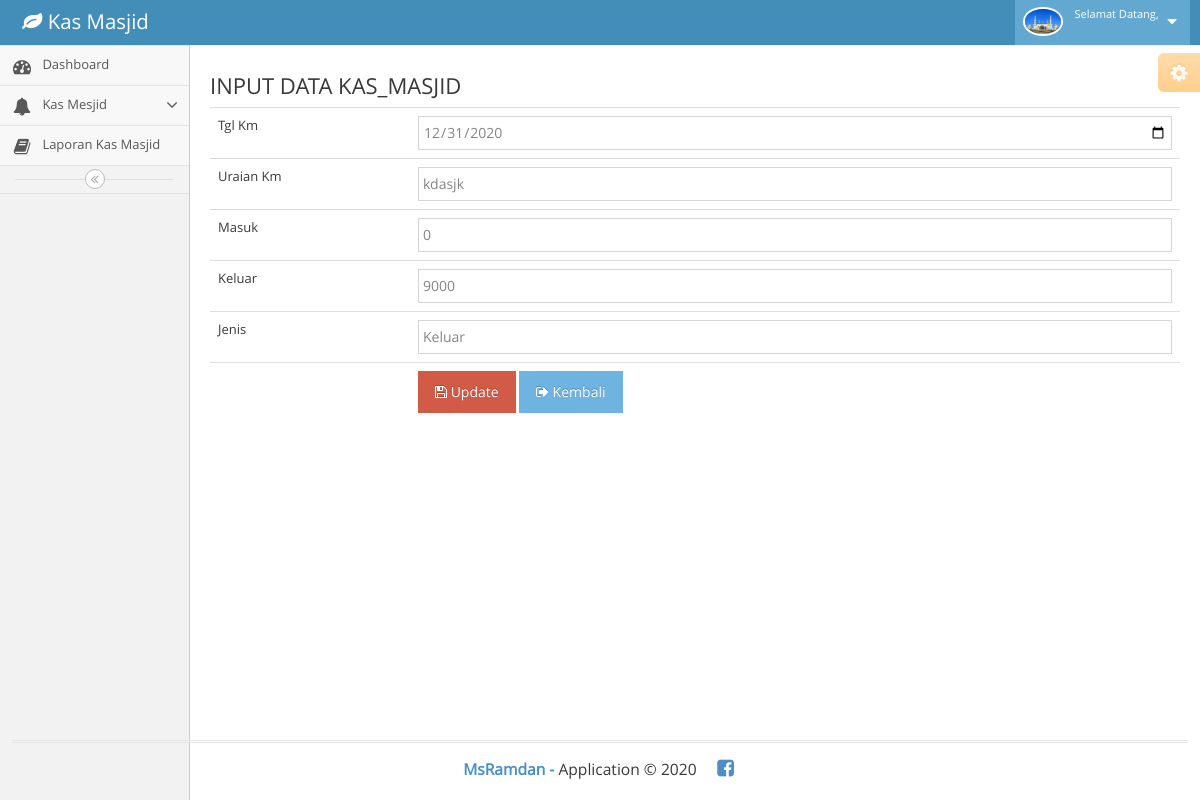
Page /rekap_kas_masjid/update/46 on the committed database.
### tables this page shows
CREATE TABLE `kas_masjid` (
  `id_km` int(11) NOT NULL,
  `tgl_km` date NOT NULL,
  `uraian_km` varchar(200) NOT NULL,
  `masuk` int(11) NOT NULL,
  `keluar` int(11) NOT NULL,
  `jenis` enum('Masuk','Keluar') NOT NULL,
  `categori_sumber_id` int(11) DEFAULT NULL,
  `categori_tujuan_id` int(11) DEFAULT NULL
);

### application/libraries/Template.php (called while the page is built)
<?php
Class Template{
    var $template_data = array();
    function set($name, $value)
    {
        $this->template_data[$name]=$value;
    }
    function load($template ='', $view ='', $view_data = array(), $return =FALSE)
    {
        $this->CI=& get_instance();
        $this->set('contents',$this->CI->load->view($view, $view_data, TRUE));
        return $this->CI->load->view($template, $this->template_data, $return);
    }
}

### application/controllers/Rekap_kas_masjid.php (called while the page is built, shortened)
<?php
class Rekap_kas_masjid extends CI_Controller
{
    public function update($id)
    {
        $row = $this->Rekap_kas_masjid_model->get_by_id($id);
        if ($row) {
            $data = array(
                'button' => 'Update',
                'action' => site_url('rekap_kas_masjid/update_action'),
		'id_km' => set_value('id_km', $row->id_km),
		'tgl_km' => set_value('tgl_km', $row->tgl_km),
		'uraian_km' => set_value('uraian_km', $row->uraian_km),
		'masuk' => set_value('masuk', $row->masuk),
		'keluar' => set_value('keluar', $row->keluar),
		'jenis' => set_value('jenis', $row->jenis),
	    );
            $this->template->load('template','rekap_kas_masjid/kas_masjid_form', $data);
        } else {
            $this->session->set_flashdata('message', 'Record Not Found');
            redirect(site_url('rekap_kas_masjid'));
        }
    }
}

### index.php (called while the page is built, shortened)
<?php
require_once BASEPATH.'core/CodeIgniter.php';

### application/models/Rekap_kas_masjid_model.php (called while the page is built, shortened)
<?php
class Rekap_kas_masjid_model extends CI_Model
{
    public $table = 'kas_masjid';
    public $id = 'id_km';
    function get_by_id($id)
    {
        $this->db->where($this->id, $id);
        return $this->db->get($this->table)->row();
    }
}

### application/views/rekap_kas_masjid/kas_masjid_form.php (the view)
<div class="content-wrapper">
    <section class="content">
        <div class="box box-warning box-solid">
            <div class="box-header with-border">
                <h3 class="box-title">INPUT DATA KAS_MASJID</h3>
            </div>
            <form action="<?php echo $action; ?>" method="post">
<table class='table table-bordered>'
	    <tr><td width='200'>Tgl Km <?php echo form_error('tgl_km') ?></td><td><input type="date" class="form-control" name="tgl_km" id="tgl_km" placeholder="Tgl Km" value="<?php echo $tgl_km; ?>" /></td></tr>
	    <tr><td width='200'>Uraian Km <?php echo form_error('uraian_km') ?></td><td><input type="text" class="form-control" name="uraian_km" id="uraian_km" placeholder="Uraian Km" value="<?php echo $uraian_km; ?>" /></td></tr>
	    <tr><td width='200'>Masuk <?php echo form_error('masuk') ?></td><td><input type="text" class="form-control" name="masuk" id="masuk" placeholder="Masuk" value="<?php echo $masuk; ?>" /></td></tr>
	    <tr><td width='200'>Keluar <?php echo form_error('keluar') ?></td><td><input type="text" class="form-control" name="keluar" id="keluar" placeholder="Keluar" value="<?php echo $keluar; ?>" /></td></tr>
	    <tr><td width='200'>Jenis <?php echo form_error('jenis') ?></td><td><input type="text" class="form-control" name="jenis" id="jenis" placeholder="Jenis" value="<?php echo $jenis; ?>" /></td></tr>
	    <tr><td></td><td><input type="hidden" name="id_km" value="<?php echo $id_km; ?>" />
	    <button type="submit" class="btn btn-danger"><i class="fa fa-floppy-o"></i> <?php echo $button ?></button>
	    <a href="<?php echo site_url('rekap_kas_masjid') ?>" class="btn btn-info"><i class="fa fa-sign-out"></i> Kembali</a></td></tr>
	</table></form>        </div>
</div>
</div>

### rows in the picture
kas_masjid: tgl_km "12/31/2020", uraian_km "kdasjk", masuk "0", keluar "9000", jenis "Keluar"

### other values in the picture
$button "Update"
